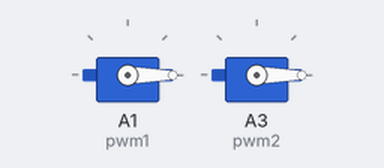
This program was run on a simulated Raspberry Pi (BCM pin numbers). Parts: 2 × servo.

Above: at 0.05 s.
At 4.25 s:
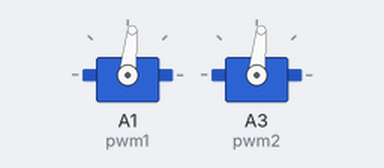
At 8.55 s:
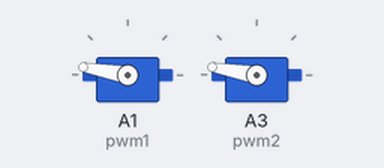
At 17.05 s:
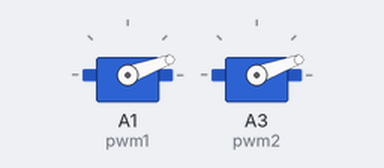
Timing chart, 0 to 23.4 s (numbered marks = the images above):
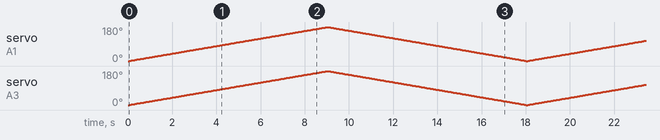

The program:

AAM_TP211__senario1_Saintfelix_Audrey.py
```python
#!/usr/bin/python3
#  -*- coding: utf-8 -*-
# Author: Audrey SAINTFELIX
# Creation date : 03/05/2021

# Description : TP211 senario 1
# The panel follows the course of the sun

import time
import board
import pwmio
from adafruit_motor import servo

# create a PWMOut object on Pin A1 (Rotation of panel)
pwm1 = pwmio.PWMOut(board.A1, duty_cycle=2 ** 15, frequency=50)
# create a PWMOut object on Pin A4 (Tilt of panel)
pwm2 = pwmio.PWMOut(board.A3, duty_cycle=2 ** 15, frequency=50)

# Create a servo object, my_servo.
my_servo1 = servo.Servo(pwm1)
my_servo2 = servo.Servo(pwm2)


while True:
    for angle in range(0, 180, 1):  # 0 - 180 degrees, 1 degree at a time.
        my_servo1.angle = angle
        my_servo2.angle = angle
        time.sleep(0.05)
    for angle in range(180, 0, -1):  # 180 - 0 degrees, 1 degree at a time.
        my_servo1.angle = angle
        my_servo2.angle = angle
        time.sleep(0.05)
```
